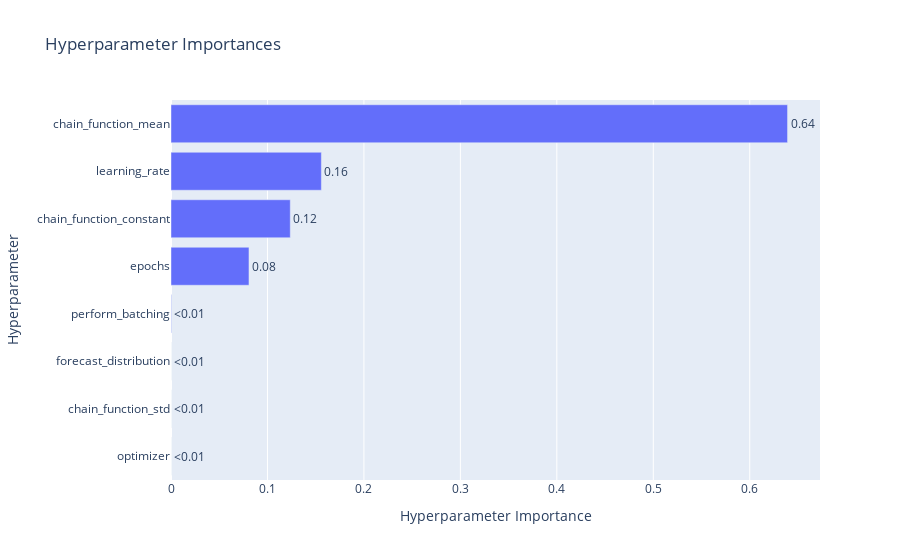

Notebook source saved alongside this figure:
### Code cell
#give hyperparameter importances

optuna.visualization.plot_param_importances(study).show()

### Figure 1 — Plotly figure (JSON) as saved in the notebook; plotly's stock layout.template omitted (floating-point values rounded to 4 significant figures)
{"data": [{"cliponaxis": false, "hovertemplate": ["optimizer (CategoricalDistribution): 3.1019757608773718e-12<extra></extra>", "chain_function_std (FloatDistribution): 3.802528294451966e-06<extra></extra>", "forecast_distribution (CategoricalDistribution): 5.142315606129177e-06<extra></extra>", "perform_batching (CategoricalDistribution): 0.0004236358162470674<extra></extra>", "epochs (IntDistribution): 0.08084640042220734<extra></extra>", "chain_function_constant (FloatDistribution): 0.12364991385130074<extra></extra>", "learning_rate (FloatDistribution): 0.15587723590780933<extra></extra>", "chain_function_mean (FloatDistribution): 0.639193869155433<extra></extra>"], "name": "Objective Value", "orientation": "h", "text": ["<0.01", "<0.01", "<0.01", "<0.01", "0.08", "0.12", "0.16", "0.64"], "textposition": "outside", "type": "bar", "x": [3.102e-12, 3.803e-06, 5.142e-06, 0.0004236, 0.08085, 0.1236, 0.1559, 0.6392], "y": ["optimizer", "chain_function_std", "forecast_distribution", "perform_batching", "epochs", "chain_function_constant", "learning_rate", "chain_function_mean"]}], "layout": {"title": {"text": "Hyperparameter Importances"}, "xaxis": {"title": {"text": "Hyperparameter Importance"}}, "yaxis": {"title": {"text": "Hyperparameter"}}}}
